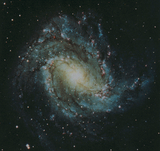
#> input picture Fotos/2m83.tif, 160 x 151 px, shrunk from 400 x 378 before the run
$ jupyter execute --allow-errors convolution.ipynb
#> lines starting #> are read from the running program, lines starting #| are printed output that depends on the picture
# Processamento Digital de Imagens

1001527 - Turma A

Prof. Cesar Henrique Comin

## Análise experimental de complexidade da convolução espacial e por FFT

### Equipe
Igor Teixeira Machado RA: 769708

Rafael Vinícius Passador RA: 790036

## Introdução

Dada uma imagem $f$ e um filtro $w$ de tamanho $a\times b$, a correlação-cruzada para cada pixel $(x,y)$ da imagem é calculada pela fórmula

\begin{equation}
g(x,y)=\sum_{s=0}^{a}\sum_{t=0}^{b}w(s,t)f(x+s-\frac{a}{2}, y+t-\frac{b}{2})
\end{equation}

A convolução é avaliada para todos os valores das variáveis de deslocamento x e y de modo que o centro de w visite cada pixel em f, que supõe-se ter sido preenchido. Analogamente, utiliza-se a mesma equação para calcular a convolução entre um filtro e um sinal.

A FFT y(k) de comprimento $N$ da $N-ésima$ sequência de x(n) é definida como

\begin{equation}
y(k) = \sum_{n=0}^{N-1} e^{-2 \pi j \frac{k n}{N} } x(n)
\end{equation}

e sua inversa é definida como

\begin{equation}
x(n) = \frac{1}{N} \sum_{k=0}^{N-1} e^{2 \pi j \frac{k n}{N} } y(k)
\end{equation}

A partir dessas equações, utiliza-se as funções de implementação da biblioteca scipy.fft, a qual aplica as equações supracitadas de convolução e FFT.

## Instalações Necessárias

* pip install numpy
* python -m pip install -U matplotlib
* pip install scipy

## Implementação

[cell 1]
import numpy as np
import matplotlib.pyplot as plt
from scipy import signal
from scipy.fftpack import fft2, ifft2, fftfreq, fftshift
import timeit
import random
import os

[cell 2]
def random_matrix(n,m):
#> called with n = 5, m = 5
    matrix = np.zeros((n,m))

    for i in range(n):
        for j in range(m):
            matrix[i][j] = random.randint(0, 255)

    return matrix

def filtroTransform(filtro, img):

    filtro = filtro/filtro.sum()

    num_rows, num_cols = img.shape
    img_padded = np.pad(img, ((0, num_rows), (0, num_cols)), mode='constant', constant_values = 0)
    filt_image = np.zeros([2 * num_rows, 2 * num_cols])
    filt_image[num_rows - 3:num_rows + 4, num_cols - 3:num_cols + 4] = filtro

    filt_image = fftshift(filt_image)
    Ffilt = fft2(filt_image)
    freq_r = fftfreq(2 * num_rows)
    freq_c = fftfreq(2 * num_cols)

    Ffilt = fftshift(Ffilt)
    freq_r = fftshift(freq_r)
    freq_c = fftshift(freq_c)

    return Ffilt, freq_r, freq_c

def testeTempoExecucao(sinal, filtro, numeroExecucoes, lista1, lista2):

    #filtro, _, _ = filtroTransform(filtro, sinal)
    convolveDirect = np.zeros(sinal.shape, dtype=np.uint16)
    convolveFFT = np.zeros(sinal.shape, dtype=np.uint16)
    convolveDirect_time = timeit.timeit(convolveDirect := lambda : (signal.convolve(sinal, filtro, method='direct')), number = numeroExecucoes)
    lista1.append(convolveDirect_time)
    convolveFFT_time = timeit.timeit(convolveFFT := lambda : (signal.convolve(sinal, filtro, method='fft')), number = numeroExecucoes)
    lista2.append(convolveFFT_time)
    print("Tempo do método direto: %f" % convolveDirect_time + " Tamanho do sinal: " + str(sinal.shape) + " Tamanho do filtro: " + str(filtro.shape))
    print("Tempo do método FFT: %f" % convolveFFT_time + " Tamanho do sinal: " + str(sinal.shape) + " Tamanho do filtro: " + str(filtro.shape))
    compararTempoMetodos(convolveDirect_time, convolveFFT_time)

    return convolveDirect, convolveFFT

def compararTempoMetodos(timeDirect, timeFFT):

    print("Diferença entre os tempos: " + str(abs(timeFFT - timeDirect)))

    if timeDirect < timeFFT:
        print("Método direto é mais rápido")
    else:
        print("Método FFT é mais rápido")
    pass

[cell 3]
# Filtro fixo e sinal váriavel
filtro = random_matrix(5,5)
lista_conv = []
lista_fft = []
for i in range(2, 100):
    sinal = random_matrix(i, i)
    testeTempoExecucao(sinal, filtro, 10, lista_conv, lista_fft)

[cell 4]
map(float,lista_conv)
map(float, lista_fft)
list_size = []

for i in range(2, 100):
    list_size.append(i)

import matplotlib.pyplot as plt

map(float, list_size)

# line 1 points
plt.plot(lista_conv, list_size, label = "Convolução Espacial")

# line 2 points
plt.plot(lista_fft, list_size, label = "FFt")

# naming the x axis
plt.xlabel('Tempo (em segundos)')
# naming the y axis
plt.ylabel('Tamanho')
# giving a title to my graph
plt.title('Gráfico Convolução e FFT com filtro fixo e sinal variável')

# show a legend on the plot
plt.legend()

# function to show the plot
plt.show()

[cell 5]
# sinal fixo e filtro variável
lista_conv = []
lista_fft = []
sinal = random_matrix(50, 50)
for i in range(2, 10):
    filtro = random_matrix(i, i)
    testeTempoExecucao(sinal, filtro, 10, lista_conv, lista_fft)

[cell 6]
map(float,lista_conv)
map(float, lista_fft)
list_size = []

for i in range(2, 10):
    list_size.append(i)

import matplotlib.pyplot as plt

map(float, list_size)

# line 1 points
plt.plot(lista_conv, list_size, label = "Convolução Espacial")

# line 2 points
plt.plot(lista_fft, list_size, label = "FFt")

# naming the x axis
plt.xlabel('Tempo (em segundos)')
# naming the y axis
plt.ylabel('Tamanho')
# giving a title to my graph
plt.title('Gráfico Convolução e FFT com filtro variável e sinal fixo')

# show a legend on the plot
plt.legend()

# function to show the plot
plt.show()
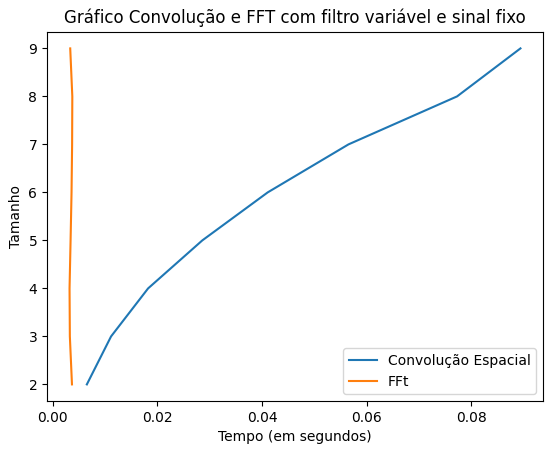
#> figure drawn by matplotlib, 1 panel

[cell 7]
# imagem fixa e filtro variável
lista_conv = []
lista_fft = []
img = plt.imread('Fotos/2m83.tif')
#> img is the input picture: shape (151, 160, 3); mean R, G, B 38.9, 47.8, 44.7
plt.figure()
plt.imshow(img, cmap='gray')
plt.title("Imagem original")
img = img[:,:,0]
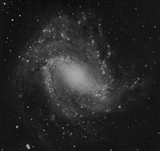
#> img: shape (151, 160); min 8, max 186, mean 38.9
print(img.shape)
for i in range(2, 15):
    filtro = random_matrix(i, i)
    imgDirect, imgFFT = testeTempoExecucao(img, filtro, 10, lista_conv, lista_fft)
    plt.figure()
    plt.imshow(imgDirect(), cmap='gray')
    plt.title("Método direto")
    plt.figure()
    plt.imshow(imgFFT(), cmap='gray')
    plt.title("Método FFT")
#> this loop made 13 passes
#> (convolveDirect_time in testeTempoExecucao, convolveFFT_time in testeTempoExecucao) on passes 1 to 12: (0.0311, 0.00986), (0.0588, 0.00882), (0.0952, 0.00882), (0.146, 0.0108), (0.215, 0.0096), (0.256, 0.0111), (0.392, 0.0112), (0.691, 0.0116), (0.641, 0.0116), (0.779, 0.0175), (1.14, 0.016), (0.977, 0.0108)
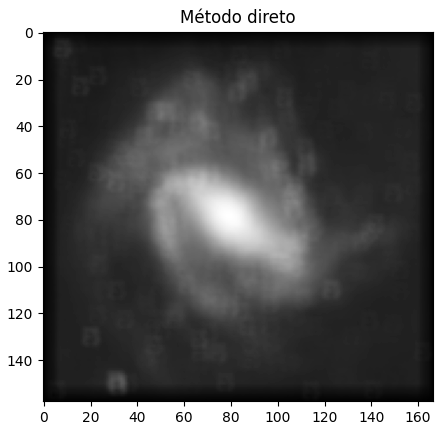
#> figure drawn by matplotlib, 1 panel
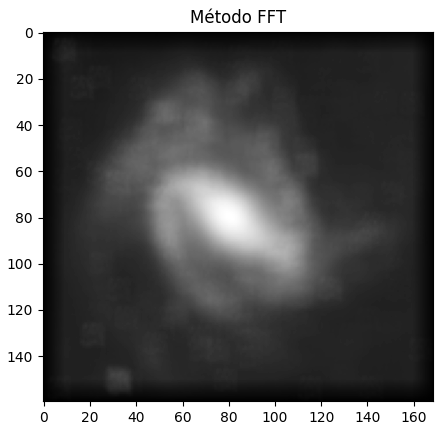
#> figure drawn by matplotlib, 1 panel
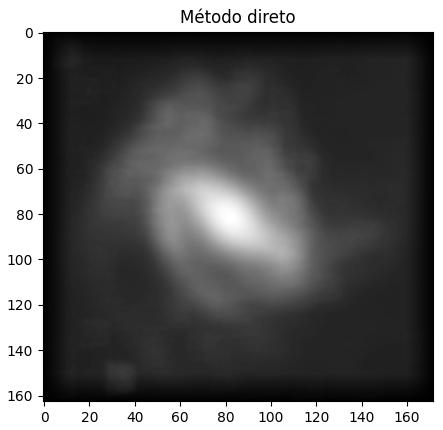
#> figure drawn by matplotlib, 1 panel

[cell 8]
map(float,lista_conv)
map(float, lista_fft)
list_size = []

for i in range(2, 15):
    list_size.append(i)

import matplotlib.pyplot as plt

map(float, list_size)

# line 1 points
plt.plot(lista_conv, list_size, label = "Convolução Espacial")

# line 2 points
plt.plot(lista_fft, list_size, label = "FFt")

# naming the x axis
plt.xlabel('Tempo (em segundos)')
# naming the y axis
plt.ylabel('Tamanho')
# giving a title to my graph
plt.title('Gráfico Convolução e FFT com imagem 378x400 e filtro variável')

# show a legend on the plot
plt.legend()

# function to show the plot
plt.show()
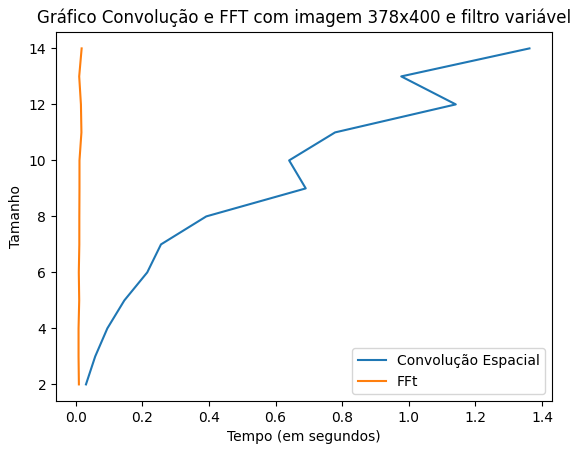
#> figure drawn by matplotlib, 1 panel

[cell 9]
# imagem variável e filtro fixo
lista_conv = []
lista_fft = []
filtro = random_matrix(5,5)
for imageName in os.listdir('Fotos'):
    img = plt.imread('Fotos/' + imageName)
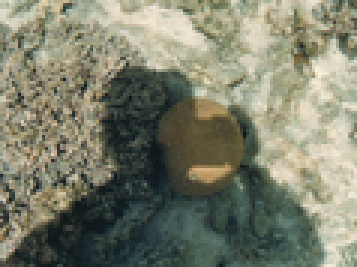
#> input picture Fotos/1shadow.tif, 119 x 89 px, shrunk from 298 x 223 before the run (shown 3 times larger)
#> img is the input picture: shape (89, 119, 3); mean R, G, B 125.2, 127.4, 108.8
    plt.figure()
    plt.imshow(img, cmap='gray')
    plt.title("Imagem Original")

    if img.ndim == 3:
        img = img[:,:,0]
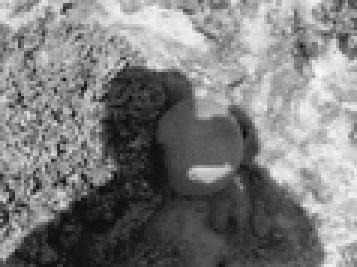
#> img: shape (89, 119) (shown 3 times larger); min 10, max 248, mean 125.2

    imgDirect, imgFFT = testeTempoExecucao(img, filtro, 10, lista_conv, lista_fft)
    plt.figure()
    plt.imshow(imgDirect(), cmap='gray')
    plt.title("Método direto")
    plt.figure()
    plt.imshow(imgFFT(), cmap='gray')
    plt.title("Método FFT")
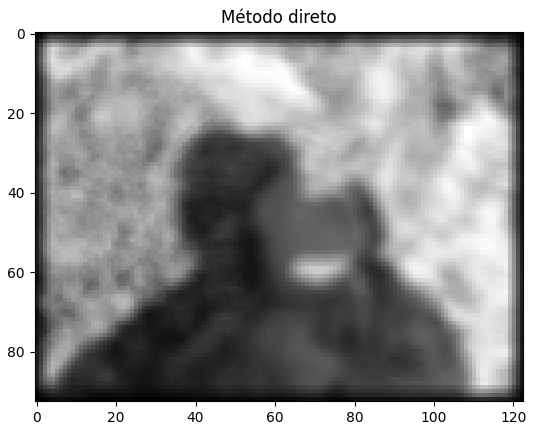
#> figure drawn by matplotlib, 1 panel
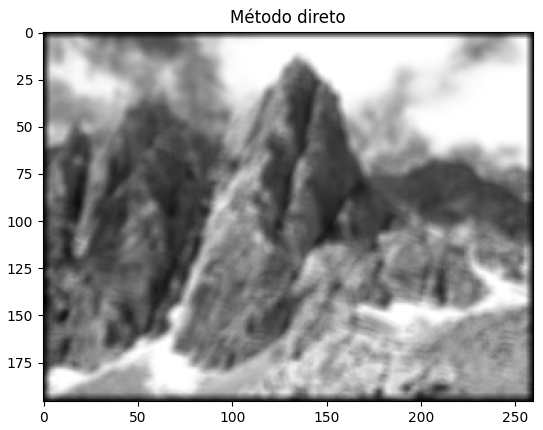
#> figure drawn by matplotlib, 1 panel
